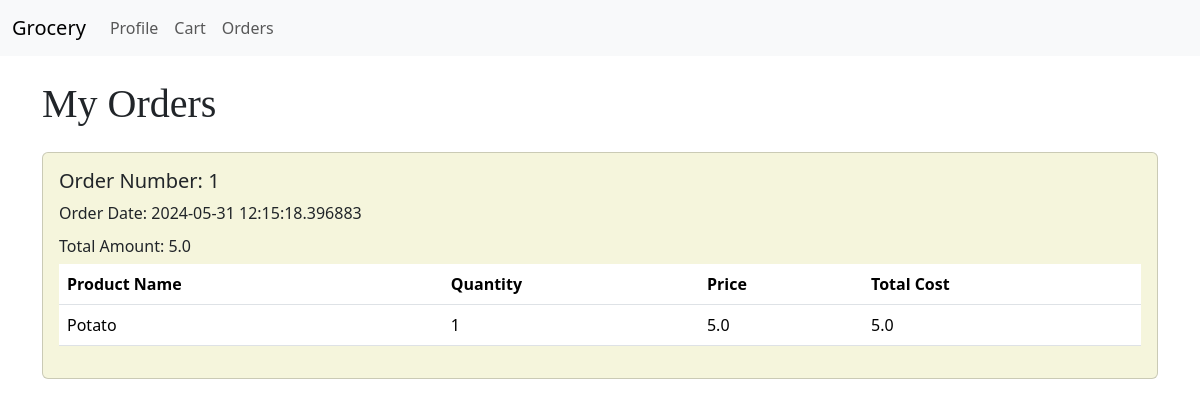
Page /orders (signed in) on the earlier database version.
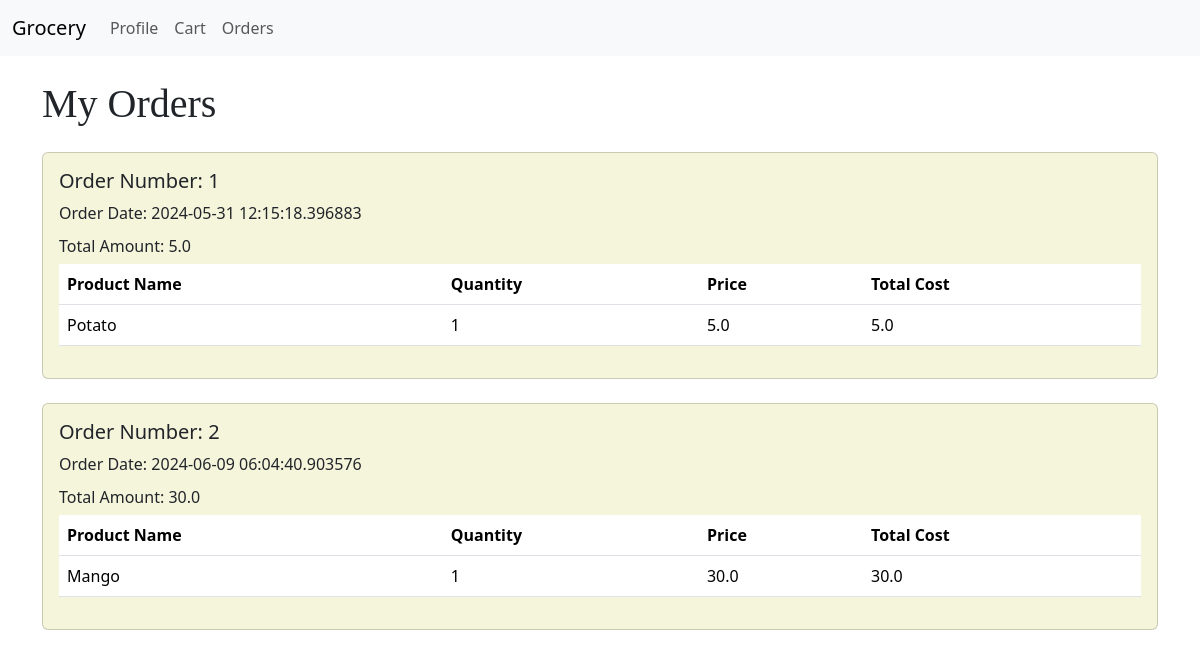
Same page on the later database version.
### models.py (models this page shows)
class Payment(db.Model):
    payment_id=db.Column(db.Integer,primary_key=True)
    payment_date_time=db.Column(db.DateTime,nullable=False,default=datetime.utcnow)
    user_id=db.Column(db.Integer,db.ForeignKey('user.id'),nullable=False)
    amount=db.Column(db.Float,nullable=False)
    orders = db.relationship('Order', backref='payment', lazy=True)

class Order(db.Model):
    id=db.Column(db.Integer, primary_key=True)
    user_id = db.Column(db.Integer,db.ForeignKey('user.id'),nullable=False)
    product_id = db.Column(db.Integer,db.ForeignKey('product.id'),nullable=False)
    quantity=db.Column(db.Integer,nullable=False)
    Price=db.Column(db.Float,nullable=False)
    datetime=db.Column(db.String)
    payment_id = db.Column(db.Integer, db.ForeignKey('payment.payment_id'), nullable=False)

class Product(db.Model):
    __tablename__ = 'product'
    id = db.Column(db.Integer, primary_key=True)
    name = db.Column(db.String(50), nullable=False)
    price = db.Column(db.Float, nullable=False)
    quantity = db.Column(db.Integer, nullable=False)
    category_id = db.Column(db.Integer, db.ForeignKey('category.id'), nullable=False)
    availability = db.Column(db.Integer, nullable=True)
    manufacturing_date = db.Column(db.Date, nullable=False)
    is_deleted = db.Column(db.Boolean, nullable=False, default=False)
    c = db.relationship('Cart', backref='product', lazy=True)
    ord = db.relationship('Order', backref='product', lazy=True)

### app.py (the view)
@app.route('/orders')
def orders():
    if 'user_id' not in session:
           flash('Please login to continue.')
           return redirect(url_for('login'))
    user=User.query.get(session['user_id'])
    payments=Payment.query.filter_by(user_id=session['user_id']).all()
    return render_template('my_orders.html',user=user,payments=payments)

### Templates/my_orders.html (shortened to what this page needs)
<!DOCTYPE html>
<html lang="en">
<head>
    <link href="https://cdn.jsdelivr.net/npm/bootstrap@5.3.2/dist/css/bootstrap.min.css" rel="stylesheet">
    <link href="https://getbootstrap.com/docs/5.3/assets/css/docs.css" rel="stylesheet">
</head>
<body>
    <nav class="navbar navbar-expand-lg bg-body-tertiary">
        <div class="container-fluid">
          <a class="navbar-brand" href="{{url_for('index')}}">Grocery</a>
          <div class="collapse navbar-collapse" id="navbarNav">
            <ul class="navbar-nav">
                {% if user %}
                      <li class="nav-item">
                        <a href="{{url_for('profile')}}" class="nav-link">
                          Profile
                        </a>
                      </li>
                      <li class="nav-item">
                        <a href="{{url_for('cart')}}" class="nav-link">Cart</a>
                      </li>
                      <li class="nav-item">
                        <a href="{{url_for('orders')}}" class="nav-link">Orders</a>
                      </li>
                      {% endif %}
            </ul>
          </div>
        </div>
      </nav>
{% block content %}
<div class="container" >
  <h1 class="my-4" style="font-family: 'Times New Roman', Times, serif;">My Orders</h1>
  {% if payments %}
    {% for payment in payments %}
    <div class="card mb-4" style="background-color: beige;">
      <div class="card-body">
        <h5 class="card-title">Order Number: {{ payment.payment_id }}</h5>
        <p class="card-text">Order Date: {{ payment.payment_date_time }}</p>
        <h6 class="card-subtitle mb-2 ">Total Amount: {{ payment.amount }}</h6>
        <table class="table">
          <thead>
            <tr>
              <th>Product Name</th>
              <th>Quantity</th>
              <th>Price</th>
              <th>Total Cost</th>
            </tr>
          </thead>
          <tbody>
            {% for order in payment.orders %}
            <tr>
              <td>{{ order.product.name }}</td>
              <td>{{ order.quantity }}</td>
              <td>{{ order.Price }}</td>
              <td>{{ order.quantity * order.Price }}</td>
            </tr>
            {% endfor %}
          </tbody>
        </table>
      </div>
    </div>
    {% endfor %}
  {% else %}
    <p class="text-muted text-center"><em>You have not placed any orders yet.</em></p>
  {% endif %}
</div>
{% endblock %}
</body>
</html>

Differences in the rows shown:
added Payment: payment_id "2", payment_date_time "2024-06-09 06:04:40.903576", amount "30.0"
added Order: product.name "Mango", quantity "1", Price "30.0", order.quantity*order.Price "30.0", shown under "2"
